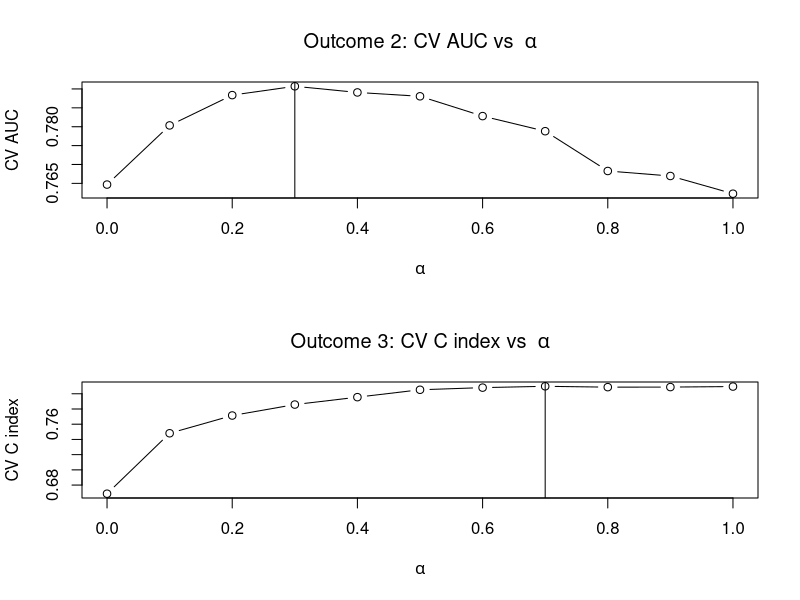

Here is the R script that generated this plot:
## ---- chunk 1
knitr::opts_chunk$set(
  collapse = TRUE,
  comment = "#>"
)
## ---- chunk 2
require(glmnet)
require(survival)
## ---- chunk 3
set.seed(1234)

n = 600; ntrain = 300
p = 50
     
x = matrix(rnorm(n*p), n, p)

# y1: continuous response
beta1 = c(rep(.5, 10), rep(0, p-10))
y1 = x %*% beta1 + rnorm(n)

# y2: binomial response
beta2 = runif(p, min = 0.5, max = 1) * beta1  # Shared with group 1
beta2 = beta2 + c(rep(0, 10), 
                  runif(5, min = 0, max = 0.5), 
                  rep(0, p-15)) # Individual
y2 = rbinom(n, 1, prob = 1/(1 + exp(-x %*% beta2)))

# y3: survival response
beta3 = beta1  # Shared with group 1
beta3 = beta3 + c(rep(0, 10), 
                  runif(5, min = -0.1, max = 0.1),
                  rep(0, p-15)) # Individual
y3.true = - log(runif(n)) / exp(x %*% beta3)
y3.cens = runif(n)
y3 = Surv(pmin(y3.true, y3.cens), y3.true <= y3.cens)
## ---- chunk 4
# Split into train and test
xtest = x[-(1:ntrain), ]
y1test = y1[-(1:ntrain)]
y2test = y2[-(1:ntrain)]
y3test = y3[-(1:ntrain), ]

x = x[1:ntrain, ]
y1 = y1[1:ntrain]
y2 = y2[1:ntrain]
y3 = y3[1:ntrain, ]

# Define training folds
nfolds = 10
foldid = sample(rep(1:10, trunc(nrow(x)/nfolds)+1))[1:nrow(x)]
## ---- chunk 5
y1_fit = cv.glmnet(x, y1, keep=TRUE, foldid = foldid)

train_offset = y1_fit$fit.preval[, y1_fit$lambda == y1_fit$lambda.1se]
support = which(coef(y1_fit, s = y1_fit$lambda.1se)[-1] != 0)
## ---- chunk 6
cv.error.y2 = cv.error.y3 = NULL
alphalist = seq(0, 1, length.out = 11)

for(alpha in alphalist){
  pf = rep(1/alpha, p)
  pf[support] = 1
  
  offset = (1 - alpha) * train_offset
    
  y2_fit = cv.glmnet(x, y2, 
                     foldid = foldid,
                     offset = offset,
                     penalty.factor = pf,
                     family = "binomial",
                     type.measure = "auc")
  cv.error.y2 = c(cv.error.y2, max(y2_fit$cvm))
  
  y3_fit = cv.glmnet(x, y3, 
                     foldid = foldid,
                     offset = offset,
                     penalty.factor = pf,
                     family = "cox",
                     type.measure = "C")
  cv.error.y3 = c(cv.error.y3, max(y3_fit$cvm))
}
## ---- chunk 7
par(mfrow = c(2, 1))
plot(alphalist, cv.error.y2, type = "b",
     main = bquote("Outcome 2: CV AUC vs " ~ alpha),
     xlab = expression(alpha),
     ylab = "CV AUC")
abline(v = alphalist[which.max(cv.error.y2)])

plot(alphalist, cv.error.y3, type = "b",
     main = bquote("Outcome 3: CV C index vs " ~ alpha),
     xlab = expression(alpha),
     ylab = "CV C index")
abline(v = alphalist[which.max(cv.error.y3)])
## ---- chunk 8
############################################################
# Model for y2:
############################################################
best.alpha.y2 = alphalist[which.max(cv.error.y2)]
cat("Chosen alpha (y_2):", best.alpha.y2)

pf = rep(1/best.alpha.y2, p); pf[support] = 1

y2_fit = cv.glmnet(x, y2, 
                   foldid = foldid,
                   offset = (1-best.alpha.y2) * train_offset,
                   penalty.factor = pf,
                   family = "binomial",
                   type.measure = "auc")

############################################################
# Repeat for y3:
############################################################
best.alpha.y3 = alphalist[which.max(cv.error.y3)]
cat("Chosen alpha (y_3):", best.alpha.y3)

pf = rep(1/best.alpha.y3, p); pf[support] = 1

y3_fit = cv.glmnet(x, y3, 
                   foldid = foldid,
                   offset = (1-best.alpha.y3) * train_offset,
                   penalty.factor = pf,
                   family = "cox", 
                   type.measure = "C")
## ---- chunk 9
y2_fit_no_pretrain = cv.glmnet(x, y2, foldid = foldid, 
                               family = "binomial", type.measure = "auc")

y3_fit_no_pretrain = cv.glmnet(x, y3, 
                               foldid = foldid, 
                               family = "cox", type.measure = "C")
## ---- chunk 10
testoffset = predict(y1_fit, xtest, s = "lambda.1se")

cat("Model 2 AUC with pretraining:", 
    round(assess.glmnet(y2_fit, xtest, newy = y2test, 
                        newoffset = (1 - best.alpha.y2) * testoffset)$auc, 2),
    fill=TRUE)

cat("Model 2 AUC without pretraining:", 
    round(assess.glmnet(y2_fit_no_pretrain, xtest, newy = y2test)$auc, 2)
    )
## ---- chunk 11
cat("Model 3 C-index with pretraining:", 
    round(assess.glmnet(y3_fit, xtest, newy = y3test, 
                        newoffset = (1 - best.alpha.y3) * testoffset)$C, 2))

cat("Model 3 C-index without pretraining:", 
    round(assess.glmnet(y3_fit_no_pretrain, xtest, newy = y3test)$C, 2)
    )
